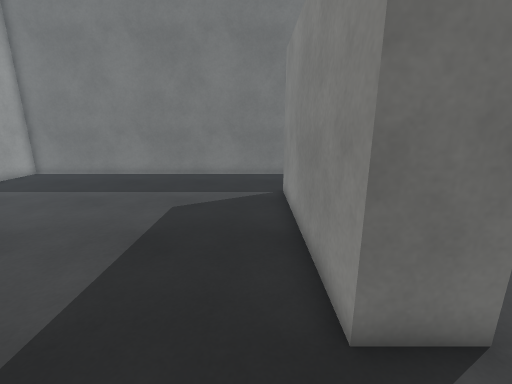
view 1 (above)

14 first-person views from a walk through a Unity game level. The camera is 1.5 m above the floor, tilts 14° down and sees 90° across. The floor is counted in squares, 0.5 m on a side. Each view is taken from the middle of a square. On the plan, view 1 faces up. The plan holds only what a view shows up to about 19 squares ahead; the rest is blank. The place goes on beyond the plan. The player character is not drawn. Surface patterns are stand-ins for the level's own textures.

view 2
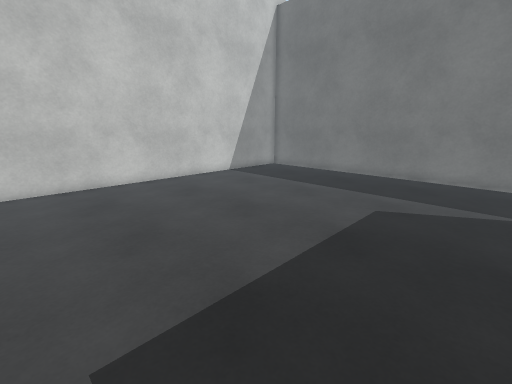

view 3
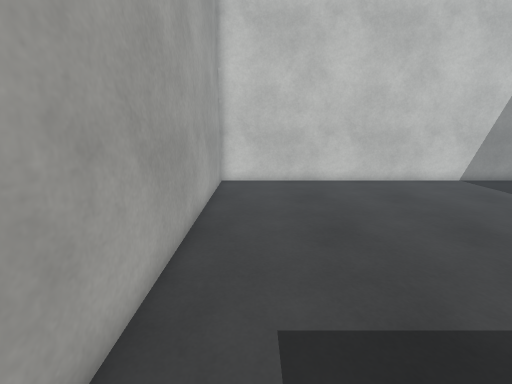

view 4
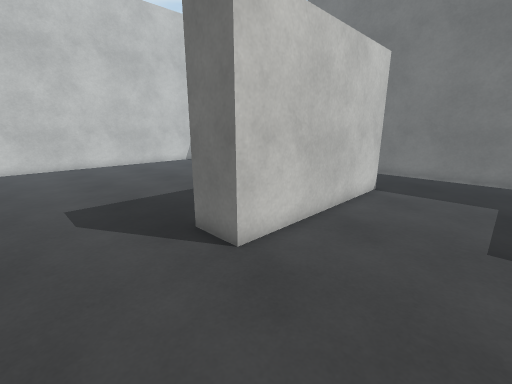

view 5
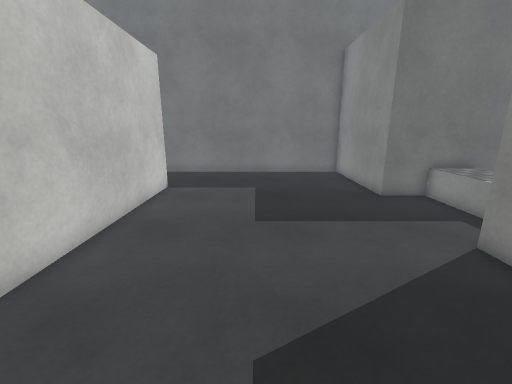

view 6
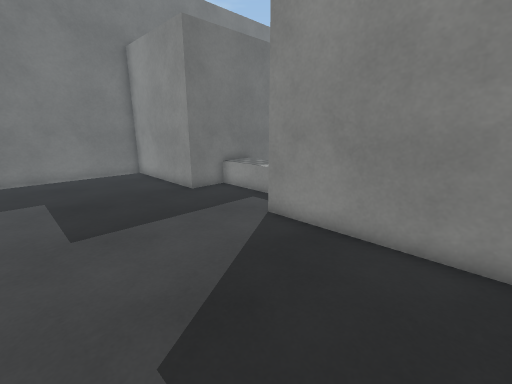

view 7
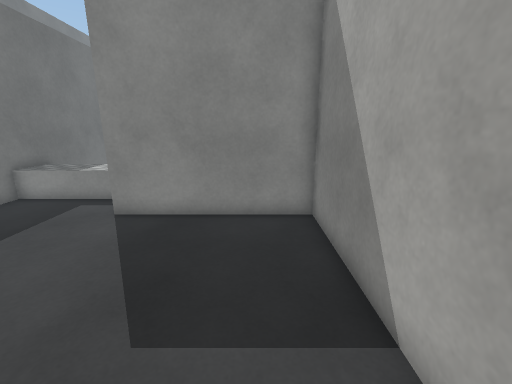

view 8
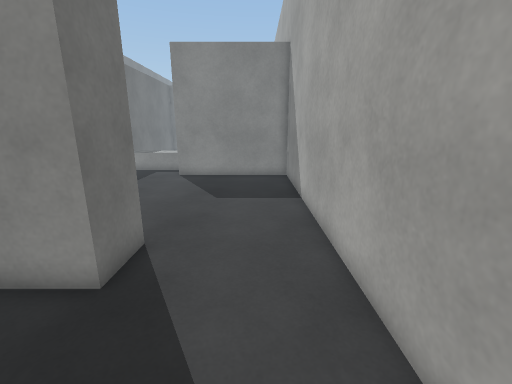

view 9
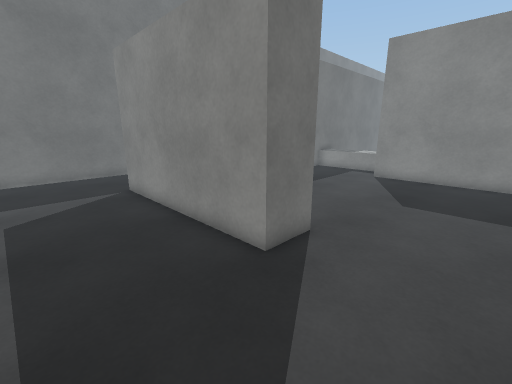

view 10
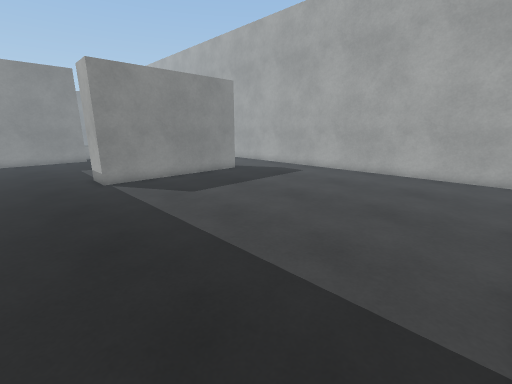

view 11
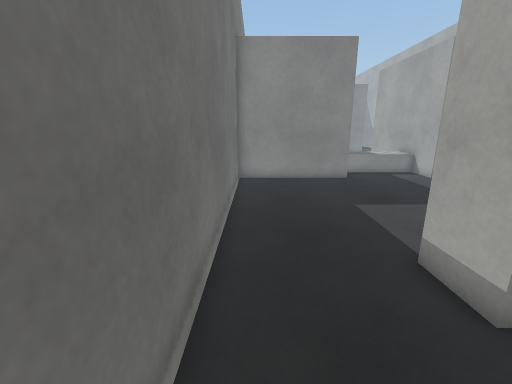

view 12
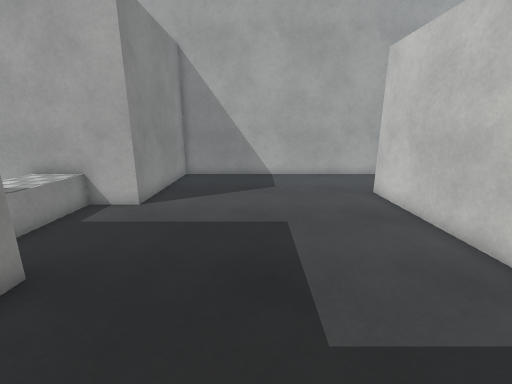

view 13
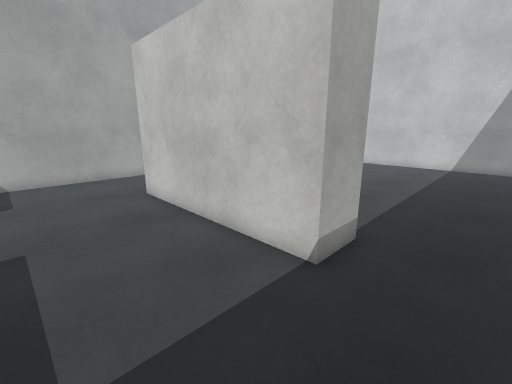

view 14
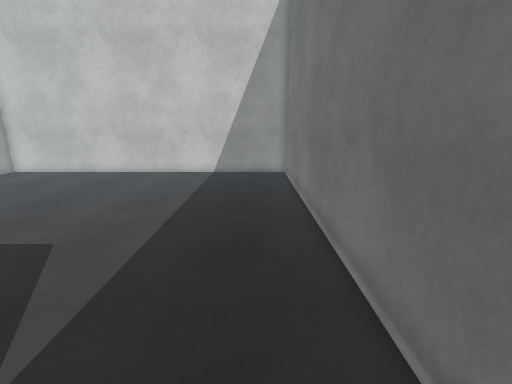

### Floor plan
Points are (right, up) in squares from view 1. A wall is a line through its corners. A room is listed if a view was taken in it or the views show most of it. See-through windows are left out.
Room 1 (views 1, 2, 3, 8, 9, 10, 11, 14)
walls: (3.3, 3) (1.3, 3) (1.3, 12.3) (3.3, 12.3); (4.5, 17.1) (-14.9, 17.1) (-14.9, -2) (4.5, -2)
ways out: opening at (3.8, 0.5) to room 2; opening at (4, 14.5) to room 2
Room 2 (views 4, 5, 6, 7, 12, 13)
walls: (3.3, 12.3) (3.3, 3); (18.5, 10.3) (13.7, 10.3) (13.7, 17.1) (4.5, 17.1); (4.5, -2) (13.7, -2) (13.7, 5.1) (18.5, 5.1)
low walls: (15.7, 5) (15.7, 10.4)
ways out: opening at (3.8, 0.5) to room 1; opening at (4, 14.5) to room 1

Where each view was taken, in squares from view 1:
view 1: 0 up, 0 right, facing up
view 2: 0 up, 0 right, facing up-left
view 3: 0 up, 0 right, facing left
view 4: 1 down, 8 right, facing up-left
view 5: 1 down, 8 right, facing up
view 6: 1 down, 7 right, facing up-right
view 7: 0 up, 5 right, facing right
view 8: 0 up, 3 left, facing right
view 9: 1 down, 3 left, facing up-right
view 10: 16 up, 14 left, facing down-right
view 11: 16 up, 2 left, facing right
view 12: 15 up, 9 right, facing down
view 13: 15 up, 8 right, facing down-left
view 14: 15 up, 3 right, facing left
